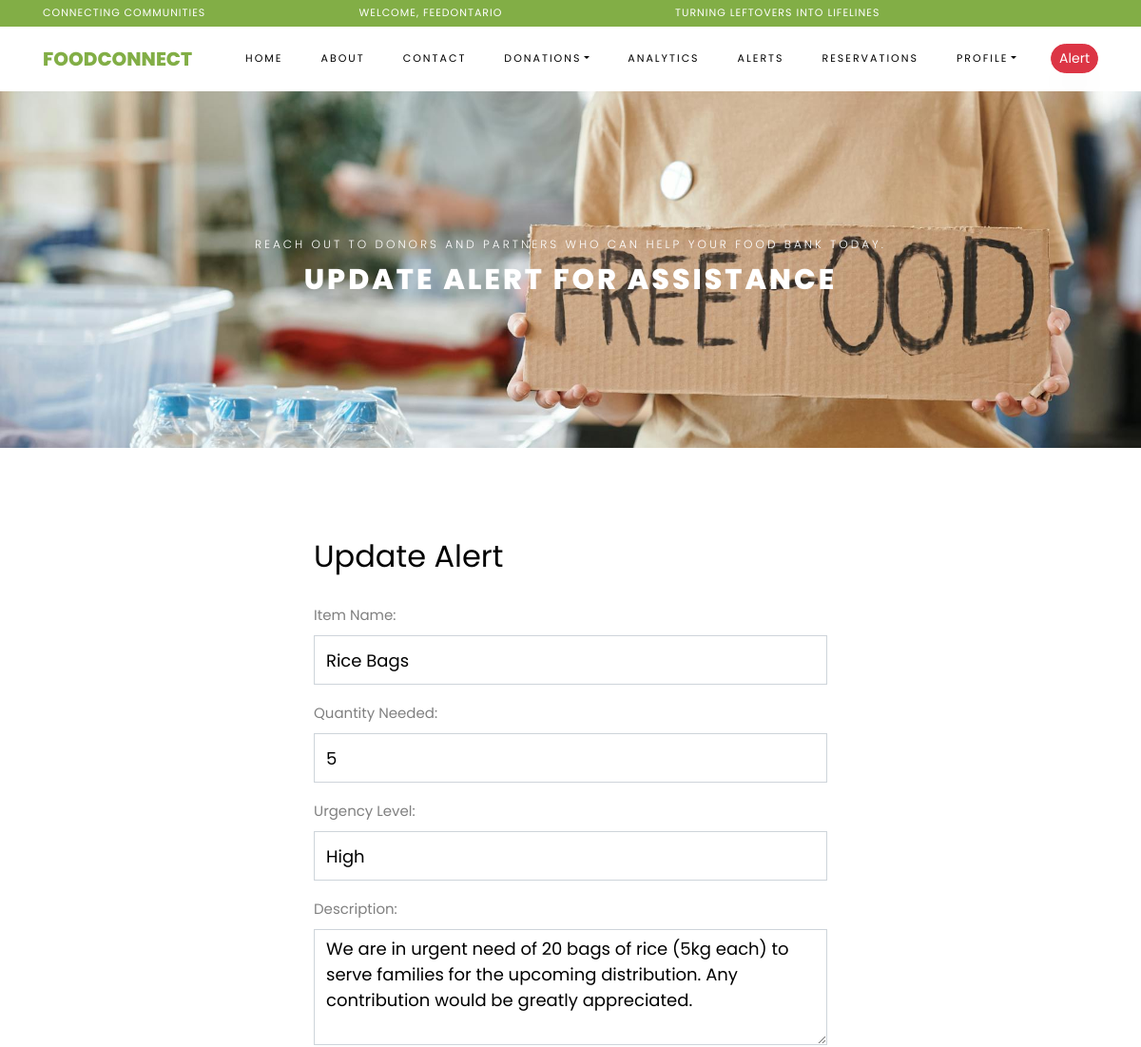
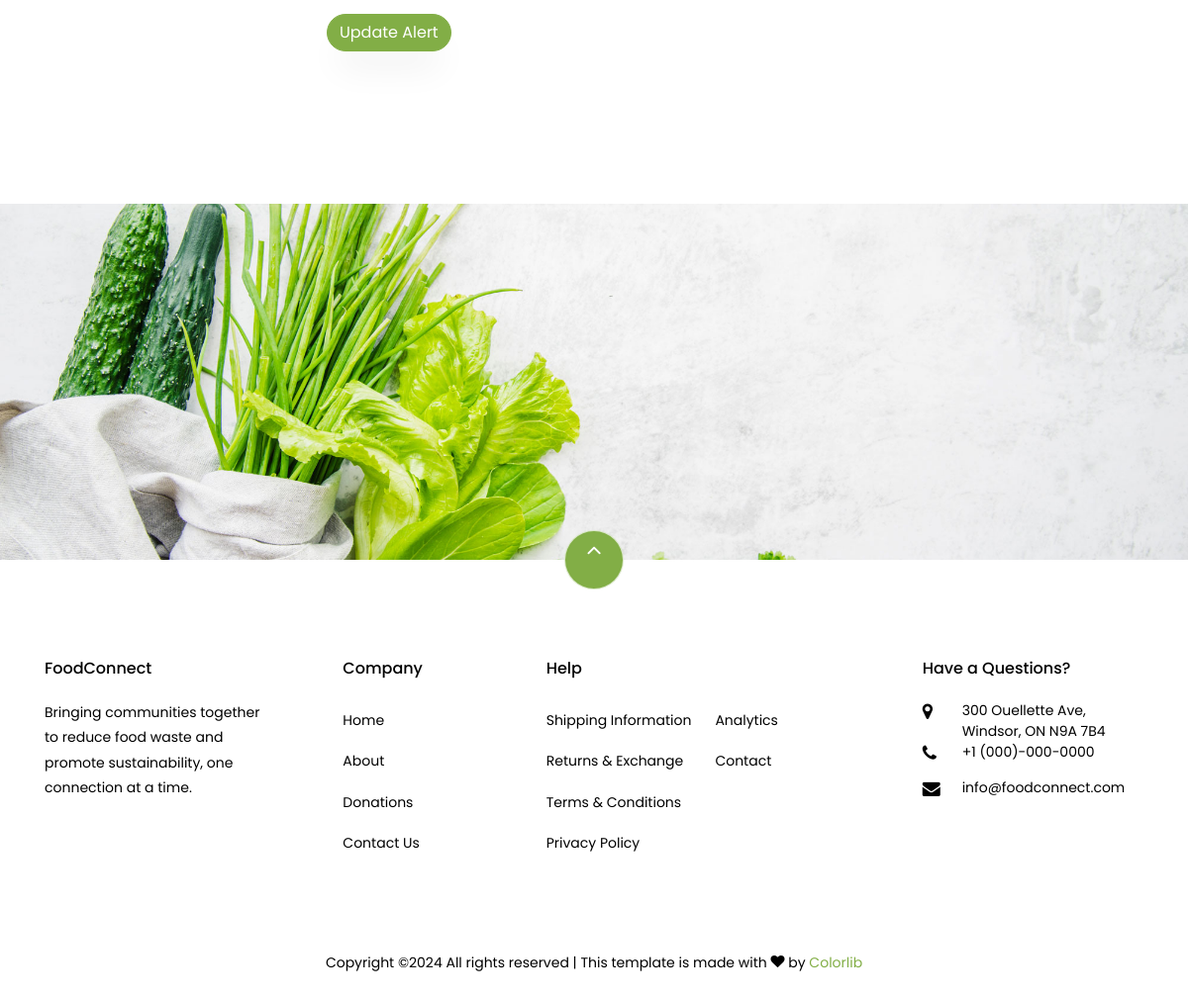
The page /alerts/alerts/10/update/ (signed in) on the database its author committed (2 pictures, top to bottom).
### alerts/models.py (models this page shows, shortened)
class Alert(models.Model):
    item_name = models.CharField(max_length=100)
    original_quantity = models.PositiveIntegerField(default=0)
    quantity_needed = models.PositiveIntegerField()
    urgency_level = models.CharField(
        max_length=20,
        choices=[('low', 'Low'), ('medium', 'Medium'), ('high', 'High')],
        default='medium'
    )
    created_by = models.ForeignKey(
        User,
        on_delete=models.SET_NULL,
        null=True,
        related_name="created_alerts"
    )
    date_created = models.DateTimeField(auto_now_add=True)
    description = models.TextField(blank=True, null=True)
    is_active = models.BooleanField(default=True)
    last_updated = models.DateTimeField(auto_now=True)

### alerts/views.py (the view)
# urls.py: path('alerts/<int:alert_id>/update/', views.update_alert, name='update_alert'),
@login_required
def update_alert(request, alert_id):
    alert = get_object_or_404(Alert, id=alert_id, created_by=request.user)
    if request.method == 'POST':
        form = CreateAlertForm(request.POST)
        if form.is_valid():
            alert.item_name = form.cleaned_data['item_name']
            alert.original_quantity = form.cleaned_data['quantity_needed']
            alert.quantity_needed = form.cleaned_data['quantity_needed']
            alert.urgency_level = form.cleaned_data['urgency_level']
            alert.description = form.cleaned_data['description']
            alert.save()
            messages.success(request, "Alert updated successfully!")
            return redirect('alert_list')
        else:
            messages.error(request, "Form Error.")
    else:
        form = CreateAlertForm(initial={
            'item_name': alert.item_name,
            'quantity_needed': alert.quantity_needed,
            'urgency_level': alert.urgency_level,
            'description': alert.description,
        })
    return render(request, 'webpages/alerts.html', {
        'form': form,
        'alert': alert,
    })

### alerts/forms.py
class CreateAlertForm(forms.Form):
    item_name = forms.CharField(
        label="Item Name",
        max_length=100,
        widget=forms.TextInput(attrs={'class': 'form-control', 'placeholder': 'Specify the name of the item needed.'})
    )
    quantity_needed = forms.IntegerField(
        label="Quantity Needed",
        widget=forms.NumberInput(attrs={'class': 'form-control', 'placeholder': 'Provide an estimated amount required'})
    )
    urgency_level = forms.ChoiceField(
        label="Urgency Level",
        choices=[('low', 'Low'), ('medium', 'Medium'), ('high', 'High')],
        initial='medium',
        widget=forms.Select(attrs={'class': 'form-control'})
    )
    description = forms.CharField(
        label="Description",
        required=False,
        widget=forms.Textarea(attrs={'class': 'form-control', 'placeholder': 'Add any additional details to clarify your request.', 'rows': 4})
    )

### templates/webpages/alerts.html (shortened to what this page needs)
{% extends 'webpages/base.html' %}
{% load static %}
{% block content %}
    <div class="hero-wrap hero-bread" style="background-image: url('{% static "images/alert-bg.jpg" %}');">
      <div class="container">
        <div class="row no-gutters slider-text align-items-center justify-content-center">
          <div class="col-md-9 ftco-animate text-center">
          	<p class="breadcrumbs">
                <span>Reach out to donors and partners who can help your food bank today.</span>
            </p>
              {% if alert %}
                  <p class="mb-0 bread">Update Alert for Assistance</p>
              {% else %}
                  <p class="mb-0 bread">Submit an Alert for Assistance</p>
              {% endif %}
          </div>
        </div>
      </div>
    </div>
    <section class="ftco-section testimony-section">
      <div class="container">
        <div class="row mb-5 pb-3">
          <div class="col-md-6 offset-md-3">
              {% if alert %}
                  <h2 class="mb-4">Update Alert</h2>
              {% else %}
                  <h2 class="mb-4">Please Submit your Request</h2>
                  <p>If your food bank is in need of specific items or resources, submit a detailed alert to notify donors. FoodConnect empowers you to connect with supporters quickly and efficiently, ensuring no one in your community goes without.</p>
              {% endif %}
              <form method="post" action="">
                {{ form.as_p }}
                <button type="submit" class="btn btn-primary">
                     {% if alert %}
                         Update Alert
                     {% else %}
                         Submit Alert
                     {% endif %}
                </button>
              </form>
          </div>
        </div>
      </div>
    </section>
{% endblock %}

### templates/webpages/base.html (shortened to what this page needs)
{% load static %}
<!DOCTYPE html>
<html lang="en">
  <head>
    <link href="https://cdn.jsdelivr.net/npm/bootstrap@5.2.3/dist/css/bootstrap.min.css" rel="stylesheet">
      <link rel="stylesheet" href="{% static 'css/animate.css' %}">
    <link rel="stylesheet" href="{% static 'css/owl.carousel.min.css' %}">
    <link rel="stylesheet" href="{% static 'css/owl.theme.default.min.css' %}">
    <link rel="stylesheet" href="{% static 'css/magnific-popup.css' %}">
    <link rel="stylesheet" href="{% static 'css/aos.css' %}">
    <link rel="stylesheet" href="{% static 'css/ionicons.min.css' %}">
    <link rel="stylesheet" href="{% static 'css/bootstrap-datepicker.css' %}">
    <link rel="stylesheet" href="{% static 'css/jquery.timepicker.css' %}">
    <link rel="stylesheet" href="{% static 'css/flaticon.css' %}">
    <link rel="stylesheet" href="{% static 'css/icomoon.css' %}">
    <link rel="stylesheet" href="{% static 'css/style.css' %}">
      <link href="https://cdnjs.cloudflare.com/ajax/libs/font-awesome/5.15.4/css/all.min.css" rel="stylesheet">
  </head>
  <body class="goto-here">
    <div class="py-1 bg-primary">
    	<div class="container">
    		<div class="row no-gutters d-flex align-items-start align-items-center px-md-0">
	    		<div class="col-lg-12 d-block">
		    		<div class="row d-flex">
		    			<div class="col-md pr-4 d-flex topper align-items-center">
						    <span class="text">Connecting Communities</span>
					    </div>
					    <div class="col-md pr-4 d-flex topper align-items-center">
						    {% if request.user.is_authenticated %}
                                <span class="text">Welcome, {{ request.user.username }}</span>
                            {% else %}
                                <span class="text">Promoting Sustainability</span>
                            {% endif %}
					    </div>
					    <div class="col-md-5 pr-4 d-flex topper align-items-center">
						    <span class="text">Turning Leftovers into Lifelines</span>
					    </div>
				    </div>
			    </div>
		    </div>
		  </div>
    </div>
    {%  include 'webpages/navbar.html' %}
        {% block content %}
        {% endblock %}
    <section class="ftco-section img" style="background-image: url('{% static "images/bg_3.jpg" %}');">
    	<div class="container">
            <div class="row justify-content-end">
            </div>
    	</div>
    </section>
    <footer class="ftco-footer ftco-section">
      <div class="container">
      	<div class="row">
      		<div class="mouse">
                <a href="#" class="mouse-icon">
                    <div class="mouse-wheel"><span class="ion-ios-arrow-up"></span></div>
                </a>
            </div>
      	</div>
        <div class="row mb-5">
          <div class="col-md">
            <div class="ftco-footer-widget mb-4">
              <h2 class="ftco-heading-2">FoodConnect</h2>
              <p>Bringing communities together to reduce food waste and promote sustainability, one connection at a time.</p>
            </div>
          </div>
          <div class="col-md">
            <div class="ftco-footer-widget mb-4 ml-md-5">
              <h2 class="ftco-heading-2">Company</h2>
              <ul class="list-unstyled">
                <li><a href="{% url 'landing' %}" class="py-2 d-block">Home</a></li>
                <li><a href="{% url 'about' %}" class="py-2 d-block">About</a></li>
                <li><a href="{% url 'donations' %}" class="py-2 d-block">Donations</a></li>
                <li><a href="{% url 'contact_us' %}"class="py-2 d-block">Contact Us</a></li>
              </ul>
            </div>
          </div>
          <div class="col-md-4">
             <div class="ftco-footer-widget mb-4">
              <h2 class="ftco-heading-2">Help</h2>
              <div class="d-flex">
	              <ul class="list-unstyled mr-l-5 pr-l-3 mr-4">
	                <li><a href="#" class="py-2 d-block">Shipping Information</a></li>
	                <li><a href="#" class="py-2 d-block">Returns &amp; Exchange</a></li>
	                <li><a href="#" class="py-2 d-block">Terms &amp; Conditions</a></li>
	                <li><a href="#" class="py-2 d-block">Privacy Policy</a></li>
	              </ul>
	              <ul class="list-unstyled">
	                <li><a href="#" class="py-2 d-block">Analytics</a></li>
	                <li><a href="#" class="py-2 d-block">Contact</a></li>
	              </ul>
	            </div>
            </div>
          </div>
          <div class="col-md">
            <div class="ftco-footer-widget mb-4">
            	<h2 class="ftco-heading-2">Have a Questions?</h2>
            	<div class="block-23 mb-3">
	              <ul>
	                <li><span class="icon icon-map-marker"></span><span class="text">300 Ouellette Ave, Windsor, ON N9A 7B4</span></li>
	                <li><a href="#"><span class="icon icon-phone"></span><span class="text">+1 (000)-000-0000</span></a></li>
	                <li><a href="#"><span class="icon icon-envelope"></span><span class="text">info@foodconnect.com</span></a></li>
	              </ul>
	            </div>
            </div>
          </div>
        </div>
        <div class="row">
          <div class="col-md-12 text-center">
            <p>
                Copyright &copy;<script>document.write(new Date().getFullYear());</script> All rights reserved | This template is made with <i class="icon-heart color-danger" aria-hidden="true"></i> by <a href="https://colorlib.com" target="_blank">Colorlib</a>
            </p>
          </div>
        </div>
      </div>
    </footer>
  </body>
</html>

### static/css/icomoon.css (style rules this page uses)
[class^="icon-"], [class*=" icon-"] { font-family: 'icomoon' !important; speak: none; font-style: normal; font-weight: normal; font-variant: normal; text-transform: none; line-height: 1; -webkit-font-smoothing: antialiased; -moz-osx-font-smoothing: grayscale; }
.icon-heart:before { content: "\f004"; }
.icon-map-marker:before { content: "\f041"; }
.icon-phone:before { content: "\f095"; }
.icon-envelope:before { content: "\f0e0"; }

### rows shown on the page
Alert: item_name "Rice Bags", quantity_needed "5", urgency_level "High", description "We are in urgent need of 20 bags of rice (5kg each) to serve families for the upcoming distribution. Any contribution would be greatly appreciated."

### other values the page prints
{{ request.user.username }} "FEEDONTARIO"
